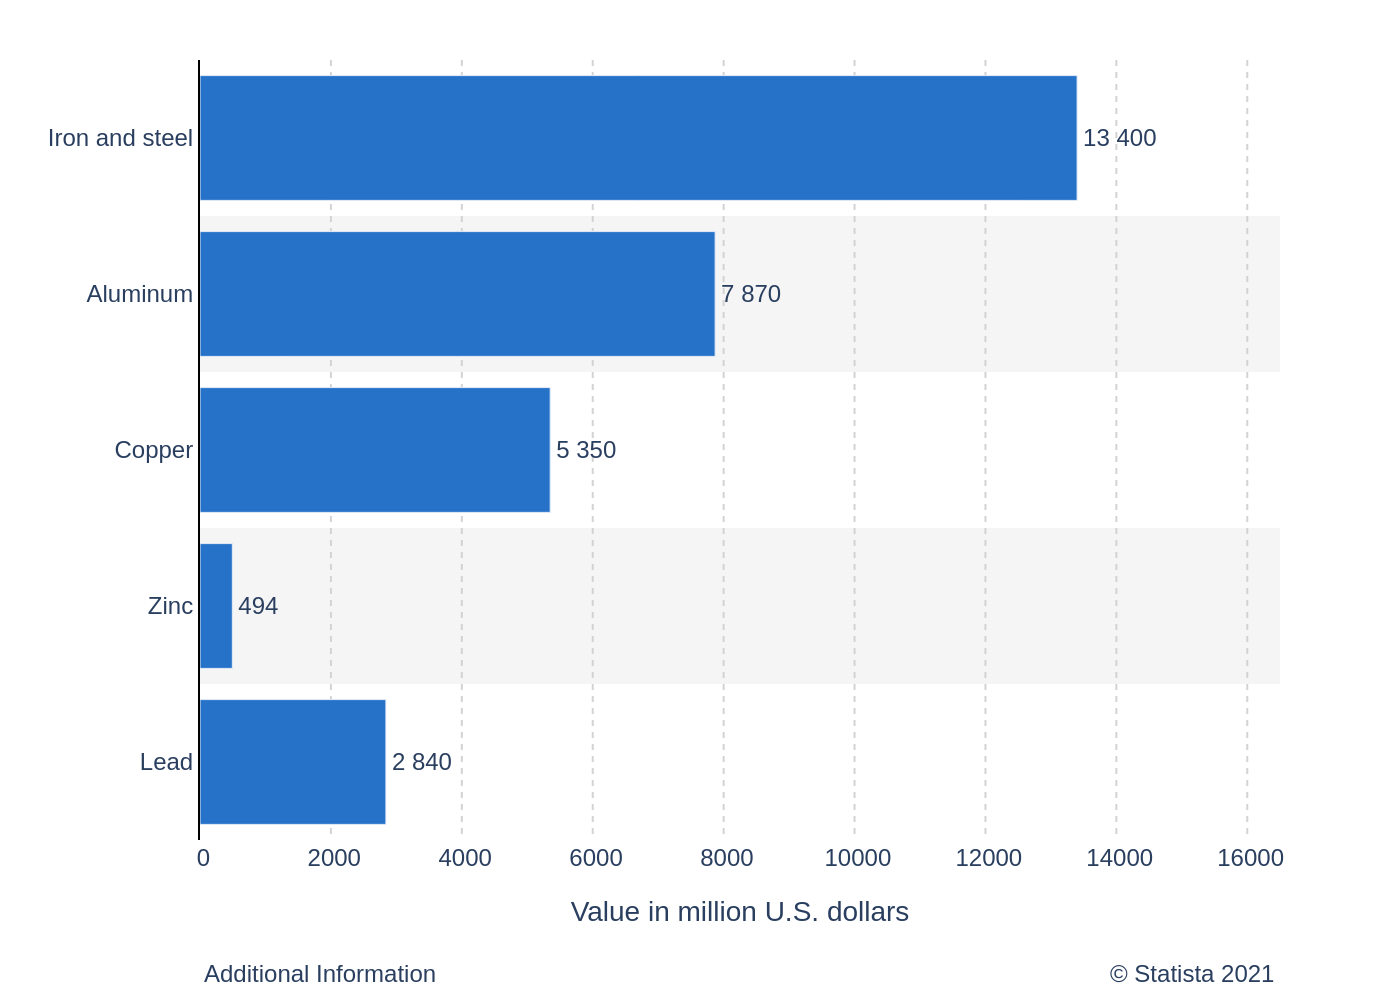

Write the Python code that produced this figure.
import sys
import json
import pathlib
import plotly.graph_objects as go

if len(sys.argv) != 2:
    print("Usage: python create_chart.py <path_to_json_file>")
    sys.exit(1)

json_path = pathlib.Path(sys.argv[1])
if not json_path.is_file():
    print(f"Error: JSON file not found at {json_path}")
    sys.exit(1)

with open(json_path, 'r', encoding='utf-8') as f:
    config = json.load(f)

chart_data = config['chart_data']
texts = config['texts']
colors = config['colors']

y_categories = [item['category'] for item in chart_data]
x_values = [item['value'] for item in chart_data]

formatted_texts = [f'{val:,}'.replace(',', ' ') for val in x_values]

fig = go.Figure()

fig.add_trace(go.Bar(
    y=y_categories,
    x=x_values,
    orientation='h',
    marker=dict(color=colors[0]),
    text=formatted_texts,
    textposition='outside',
    texttemplate='%{text}',
    hoverinfo='none',
    cliponaxis=False
))

shapes = []
for i in range(len(y_categories)):
    if i % 2 != 0:
        shapes.append(go.layout.Shape(
            type="rect",
            xref="paper",
            yref="y",
            x0=0,
            y0=i - 0.5,
            x1=1,
            y1=i + 0.5,
            fillcolor="#f5f5f5",
            layer="below",
            line_width=0,
        ))

fig.update_layout(
    font=dict(family="Arial", size=12),
    plot_bgcolor='white',
    paper_bgcolor='white',
    showlegend=False,
    xaxis=dict(
        title=texts['x_axis_title'],
        showgrid=True,
        gridcolor='lightgrey',
        griddash='dot',
        zeroline=False,
        showline=False,
        range=[0, 16500],
        tickmode='linear',
        dtick=2000,
        tickformat=' '
    ),
    yaxis=dict(
        title=texts['y_axis_title'],
        showgrid=False,
        zeroline=False,
        showline=True,
        linecolor='black',
        linewidth=1
    ),
    margin=dict(l=100, r=60, t=30, b=80),
    shapes=shapes,
    annotations=[
        dict(
            text=texts.get('note', ''),
            align='left',
            showarrow=False,
            xref='paper',
            yref='paper',
            x=0,
            y=-0.15,
            xanchor='left',
            yanchor='top'
        ),
        dict(
            text=texts.get('source', ''),
            align='right',
            showarrow=False,
            xref='paper',
            yref='paper',
            x=1,
            y=-0.15,
            xanchor='right',
            yanchor='top'
        )
    ]
)

fig.update_traces(textfont_size=12)

output_filename = json_path.stem + ".png"
fig.write_image(output_filename, scale=2)

print(f"Chart saved to {output_filename}")
